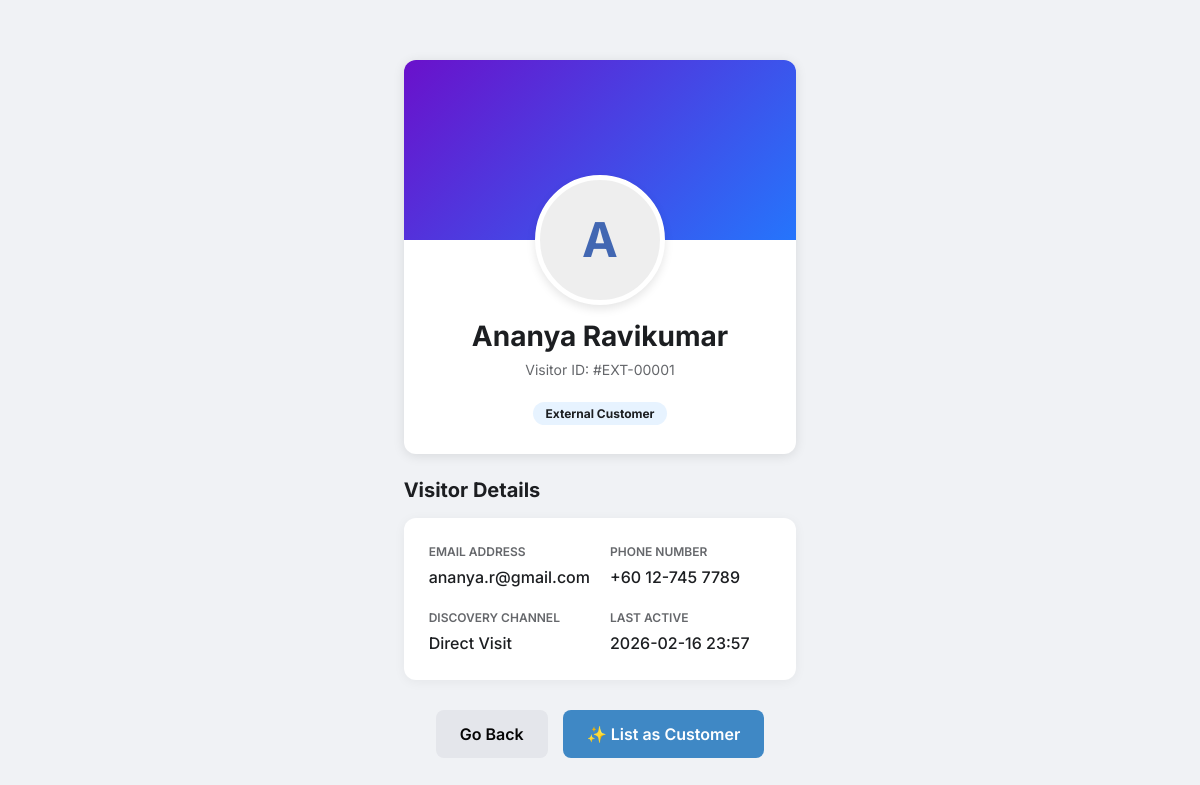
Screenshot of /visitor-profile/1 (signed in) with the database file from the repository.
### app.py (models this page shows, shortened)
class ChatSession(db.Model):
    id = db.Column(db.Integer, primary_key=True)
    visitor_name = db.Column(db.String(100), nullable=False)
    visitor_email = db.Column(db.String(120))
    status = db.Column(db.String(20), default='bot')  # bot, agent_active, closed
    linked_customer_id = db.Column(db.Integer, db.ForeignKey('customer.id'), nullable=True)
    linked_inquiry_id = db.Column(db.Integer, db.ForeignKey('inquiry.id'), nullable=True)
    created_at = db.Column(db.String(50))
    updated_at = db.Column(db.String(50))
    tags = db.Column(db.String(200), default='')  # comma-separated: impt,waiting,completed
    archived = db.Column(db.Boolean, default=False)
    pinned = db.Column(db.Boolean, default=False)
    assigned_agent_id = db.Column(db.Integer, db.ForeignKey('user.id'), nullable=True)
    requested_agent_id = db.Column(db.Integer, db.ForeignKey('user.id'), nullable=True)
    transfer_status = db.Column(db.String(20), default='none')  # none, pending
    chat_messages = db.relationship('ChatMessage', backref='session', cascade="all, delete-orphan", order_by='ChatMessage.id')
    linked_customer = db.relationship('Customer', backref='chat_sessions')
    linked_inquiry = db.relationship('Inquiry', backref='chat_sessions')
    assigned_agent = db.relationship('User', foreign_keys=[assigned_agent_id], backref='assigned_chats')
    requested_agent = db.relationship('User', foreign_keys=[requested_agent_id], backref='requested_chats')

### app.py (the view)
@app.route('/visitor-profile/<int:session_id>')
def visitor_profile(session_id):
    chat_session = ChatSession.query.get_or_404(session_id)
    mock_phone = f"+60 12-{ (session_id * 12345 % 900) + 100 } { (session_id * 6789) % 9000 + 1000 }"
    return render_template('visitor_profile.html', session=chat_session, visitor_phone=mock_phone)

### app.py (called while the page is built)
@app.context_processor
def context_processor():
    from flask import g
    return dict(
        team_pending_requests_count=getattr(g, 'team_pending_requests_count', 0),
        unread_team_messages=getattr(g, 'unread_team_messages', False)
    )

@app.context_processor
def inject_user_preferences():
    theme = 'light'
    if has_request_context() and 'user_id' in session:
        user_id = session.get('user_id')
        user = User.query.get(user_id)
        if user and user.preferences:
            try:
                import json
                prefs = json.loads(user.preferences)
                theme = prefs.get('theme', 'light')
            except:
                pass
    return dict(current_theme=theme)

@app.context_processor
def inject_search_data():
    customers = Customer.query.all()
    inquiries = Inquiry.query.all()
    rules = Rule.query.all()
    templates = AutoReplyTemplate.query.all()
    faqs = FAQ.query.all()
    search_seed = []
    for c in customers:
        search_seed.append({"display": c.name, "category": "Customer", "page": "/customers"})
    for i in inquiries:
        search_seed.append({"display": f"Inquiry: {i.customer}", "category": "Inquiry", "page": f"/inquiry/{i.id}"})
    for r in rules:
        search_seed.append({"display": r.name, "category": "Rule", "page": "/scoring"})
    for t in templates:
        search_seed.append({"display": t.title, "category": "Template", "page": "/templates-manager"})
    for f in faqs:
        search_seed.append({"display": f.question, "category": "FAQ", "page": "/templates-manager"})
    return dict(search_seed=search_seed)

@app.before_request
def require_login():
    allowed_routes = ['login', 'static']
    if request.endpoint and request.endpoint not in allowed_routes and not session.get('logged_in'):
        if request.path.startswith('/api/'):
            return jsonify({'error': 'Unauthorized'}), 401
        return redirect(url_for('login'))
    if session.get('logged_in') and session.get('user_id'):
        user = User.query.get(session.get('user_id'))
        if user:
            try:
                user.last_active = datetime.now().strftime('%Y-%m-%d %H:%M:%S')
                db.session.commit()
            except:
                pass
            session['user_role'] = user.role
            session['team_id'] = user.team_id
            session['user_name'] = user.name
            session['user_pic'] = user.profile_picture

### templates/visitor_profile.html (shortened to what this page needs)
<!DOCTYPE html>
<html lang="en">
<head>
    <link href="https://cdn.jsdelivr.net/npm/bootstrap@5.3.0/dist/css/bootstrap.min.css" rel="stylesheet">
    <link rel="stylesheet" href="{{ url_for('static', filename='style.css') }}">
</head>
<body class="external-profile">
    <div class="external-container">
        <div class="profile-header-card">
            <div class="profile-cover"></div>
            <div class="profile-main-info">
                <div class="profile-avatar-large">
                    {{ session.visitor_name[0] | upper if session.visitor_name else 'V' }}
                </div>
                <h1 class="profile-name-ext">{{ session.visitor_name }}</h1>
                <div class="profile-id-ext">Visitor ID: #EXT-{{ "%05d"|format(session.id) }}</div>
                <span class="status-badge-ext">External Customer</span>
            </div>
        </div>
        <h5 class="mb-3 fw-bold">Visitor Details</h5>
        <div class="info-grid">
            <div class="info-item">
                <span class="info-label">Email Address</span>
                <span class="info-value">{{ session.visitor_email or 'Not Provided' }}</span>
            </div>
            <div class="info-item">
                <span class="info-label">Phone Number</span>
                <span class="info-value">{{ visitor_phone or 'Not Provided' }}</span>
            </div>
            <div class="info-item">
                <span class="info-label">Discovery Channel</span>
                <span class="info-value">Direct Visit</span>
            </div>
            <div class="info-item">
                <span class="info-label">Last Active</span>
                <span class="info-value">{{ session.updated_at or 'Recently' }}</span>
            </div>
        </div>
        <div class="action-bar-ext">
            <button class="btn-back-ext" onclick="window.history.back()">Go Back</button>
            <button class="btn-list-cust" id="btnListAsCustomer" onclick="listAsCustomer({{ session.id }})">
                ✨ List as Customer
            </button>
        </div>
    </div>
</body>
</html>

### static/style.css (style rules this page uses)
:root { --blue: #3F88C5; --red: #E94F37; --green: #44BBA4; --gray: #64748b; --slate-900: #393E41; --slate-800: #4a5155; --border-radius: 12px; --bg-light: #F6F7EB; --sidebar-bg: #393E41; }
* { box-sizing: border-box; font-family: 'Inter', -apple-system, sans-serif; }
body { margin: 0; display: flex; background-color: var(--bg-light); color: var(--slate-900); height: 100vh; overflow: hidden; font-size: 16px; -webkit-font-smoothing: antialiased; }
.info-grid { display: grid; grid-template-columns: 1fr 1fr; gap: 12px; margin-bottom: 20px; }
.info-label { color: var(--gray); display: block; margin-bottom: 4px; font-weight: 600; font-size: 0.75rem; }

### templates/visitor_profile.html (style rules this page uses)
:root { --external-bg: #f0f2f5; --external-card: #ffffff; --external-accent: #4267B2; }
body.external-profile { background-color: var(--external-bg); font-family: 'Outfit', sans-serif; color: #1c1e21; }
.external-container { max-width: 800px; margin: 40px auto; padding: 20px; }
.profile-header-card { background: var(--external-card); border-radius: 12px; overflow: hidden; box-shadow: 0 2px 12px rgba(0, 0, 0, 0.1); margin-bottom: 24px; }
.profile-cover { height: 180px; background: linear-gradient(135deg, #6a11cb 0%, #2575fc 100%); }
.profile-main-info { padding: 0 30px 30px; position: relative; text-align: center; }
.profile-avatar-large { width: 130px; height: 130px; border-radius: 50%; border: 5px solid white; background: #eee; margin: -65px auto 15px; display: flex; align-items: center; justify-content: center; font-size: 48px; font-weight: 700; color: var(--external-accent); box-shadow: 0 4px 10px rgba(0, 0, 0, 0.1); }
.profile-name-ext { font-size: 28px; font-weight: 700; margin-bottom: 5px; }
.profile-id-ext { color: #65676b; font-size: 14px; margin-bottom: 20px; }
.info-grid { display: grid; grid-template-columns: repeat(2, 1fr); gap: 20px; background: white; padding: 25px; border-radius: 12px; box-shadow: 0 2px 12px rgba(0, 0, 0, 0.05); }
.info-item { display: flex; flex-direction: column; }
.info-label { font-size: 12px; font-weight: 600; color: #65676b; text-transform: uppercase; margin-bottom: 4px; }
.info-value { font-size: 16px; font-weight: 500; }
.action-bar-ext { margin-top: 30px; display: flex; justify-content: center; gap: 15px; }
.btn-list-cust { background-color: var(--blue); color: white; border: none; padding: 12px 24px; border-radius: 8px; font-weight: 600; transition: 0.2s; display: flex; align-items: center; gap: 8px; }
.btn-back-ext { background-color: #e4e6eb; color: #050505; border: none; padding: 12px 24px; border-radius: 8px; font-weight: 600; transition: 0.2s; }
.status-badge-ext { padding: 4px 12px; border-radius: 20px; font-size: 12px; font-weight: 700; background: #e7f3ff; color: #1c1e21; }

### rows the page displays
ChatSession: visitor_name "A", visitor_name "Ananya Ravikumar", id "00001", visitor_email "ananya.r@gmail.com", updated_at "2026-02-16 23:57"

### other values shown
{{ visitor_phone or 'Not Provided' }} "+60 12-745 7789"
